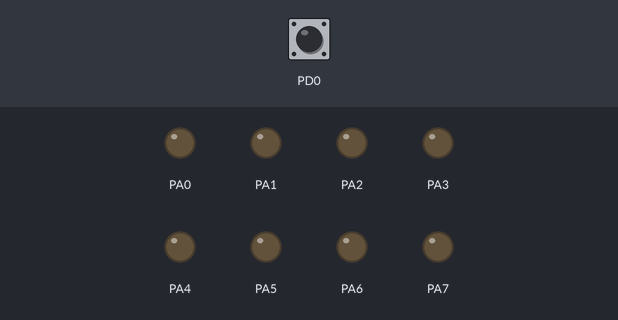
Recording of a program running on a simulated ATmega128, built with avr-gcc and emulated at 16 MHz. Shown: output pins drawn as LEDs (lit = HIGH). The inputs (shaded band) are chosen by the test bench; at power-on: PD0 HIGH.

Above: at 1.2 s.
1.3 s: PD0 pulled LOW for 0.15 s
At 2.0 s:
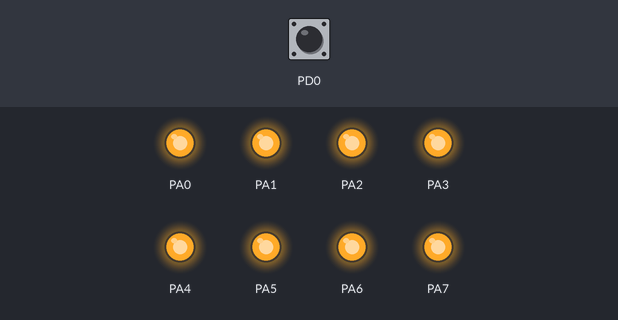
2.9 s: PD0 pulled LOW for 1 s
At 3.3 s:
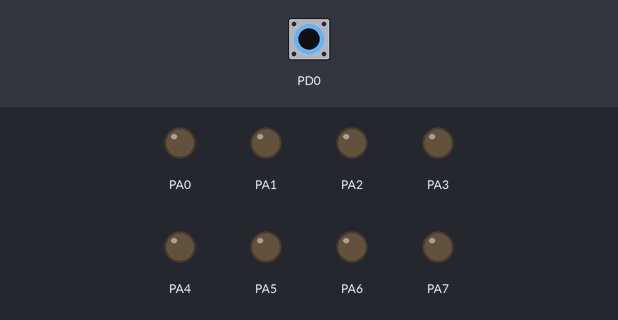
5.4 s: PD0 pulled LOW for 3.2 s
At 6.4 s:
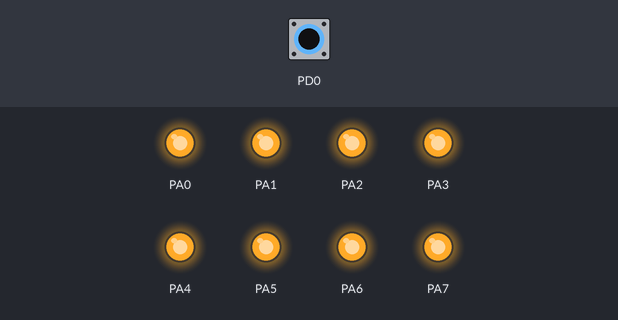
Timing chart, 0 to 8.4 s (numbered marks = the images above; inputs shaded):
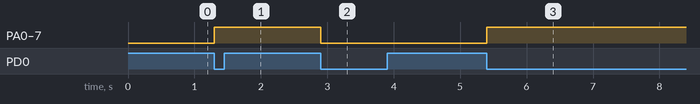

Measured:
- after the input at 1.3 s, PA0–7: LOW → HIGH at once
- after the input at 2.9 s, PA0–7: HIGH → LOW at once
- after the input at 5.4 s, PA0–7: LOW → HIGH at once

The program:

main.c
```c
/*
 * ext0_led_on_off_test.c
 *
 * Created: 2020-04-13 오전 11:47:41
 * Author : master
 */

#define F_CPU 16000000UL
#include <avr/io.h>
#include <util/delay.h>
#include <avr/interrupt.h>

volatile int state = 0;			// 현재 LED의 상태

ISR(INT0_vect)      // PORTD.0에 연결된 ext interrupt  sw를 눌렀다 뗴면 ext inteerupt로
                    // 자동적으로 이곳으로 온다. 버튼이 하강 에지로 떨어질때 자동으로 이곳으로
					// 들어 온다,
{
	state = (state + 1) % 2;			// LED 상태 전환
		if(state == 1)
		{
			PORTA = 0xff;
		}
		else
		{
			PORTA = 0x00;
		}
}

void INIT_PORT(void)
{
	DDRA = 0xff;				// PA 핀을 출력으로 설정
	PORTA = 0x00;				// LED는 꺼진 상태에서 시작

	DDRD = 0x00;				// PD0 핀을 입력으로 설정
	PORTD = 0x01;			// PD0 핀의 풀업 저항 사용
	                        // 평소에 high상태를 유지 하다가 버튼을 누르면 low로 떨어 진다.
						 //  풀업을 연결 하는 목적은 플로팅을 방지 하기 위해서
						 //  평소에 high상태로 만들어서 오 동작 방지
}
// ext 0 인터럽트 설정 루틴(함수)
void INIT_INT0(void)
{
	EIMSK |= (1 << INT0);			// 1. INT0 인터럽트 활성화
	                                // 76543210
									// 00000001
									// EIMSK |= 는 INT0비트 0번 비트를 set시킨다.
	EICRA |= (1 << ISC01);			// 2. 하강 에지에서 인터럽트 발생
	sei();							// 3. 전역적으로 인터럽트 허용
}

int main(void)
{
	INIT_PORT();				// 포트 설정
	INIT_INT0();				// INT0 인터럽트 설정

	while(1)
	{
		;
	}
	return 0;
}
```
